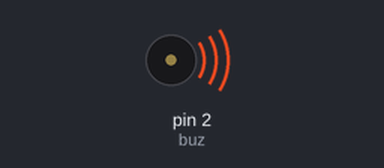
Simulated run of this sketch. Board: Arduino Uno, built with avr-gcc and run on an emulated ATmega328P. Parts: buzzer (waves = sounding). What the sketch prints to the serial monitor is not drawn.

Above: at 0.1 s.
Timing chart, 0 to 40.0 s (numbered marks = the images above):
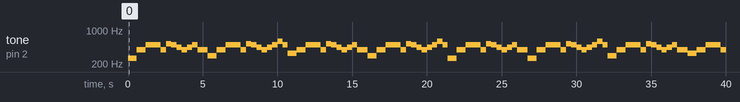

Measured:
- by itself, tone on pin 2 (buz): plays 261 Hz for 0.60 s, 392 Hz for 0.60 s, 493 Hz for 1.0 s, 392 Hz for 0.35 s, 523 Hz for 0.35 s, 493 Hz for 0.35 s … (84 notes in this stretch)

The sketch:

outer_wilds.ino
```cpp
int buz = 2;

void setup() {

  Serial.begin(9600);
  noTone(buz);

}


void loop() {


  Serial.write("Motif 1 \n");
  tone(buz, 261.63, 600); //do(bas)
  delay(600);
  tone(buz, 392, 600); //sol
  delay(600);
  tone(buz, 493.88, 1000); //si
  delay(1000);

  tone(buz, 392, 350); //sol
  delay(350);
  tone(buz, 523.25, 350); //do(haut)
  delay(350);
  tone(buz, 493.88, 350); //si
  delay(350);
  tone(buz, 440, 350); //la
  delay(350);
  tone(buz, 392, 350); //sol
  delay(350);
  tone(buz, 440, 350); //la
  delay(350);
  tone(buz, 493.88, 350); //si
  delay(350);
  tone(buz, 392, 700); //sol
  delay(700);


  Serial.write("Motif 2 \n");
  tone(buz, 293.66, 600); //ré
  delay(600);
  tone(buz, 392, 600); //sol
  delay(600);
  tone(buz, 493.88, 1000); //si
  delay(1000);

  tone(buz, 392, 350); //sol
  delay(350);
  tone(buz, 523.25, 350); //do(haut)
  delay(350);
  tone(buz, 493.88, 350); //si
  delay(350);
  tone(buz, 440, 350); //la
  delay(350);
  tone(buz, 392, 350); //sol
  delay(350);
  tone(buz, 440, 350); //la
  delay(350);
  tone(buz, 493.88, 350); //si
  delay(350);
  tone(buz, 587.33, 350); //ré
  delay(350);
  tone(buz, 493.88, 350); //si
  delay(350);


  Serial.write("Motif 3 \n");
  tone(buz, 329.63, 600); //mi
  delay(600);
  tone(buz, 392, 600); //sol
  delay(600);
  tone(buz, 493.88, 1000); //si
  delay(1000);

  tone(buz, 392, 350); //sol
  delay(350);
  tone(buz, 523.25, 350); //do(haut)
  delay(350);
  tone(buz, 493.88, 350); //si
  delay(350);
  tone(buz, 440, 350); //la
  delay(350);
  tone(buz, 392, 350); //sol
  delay(350);
  tone(buz, 440, 350); //la
  delay(350);
  tone(buz, 493.88, 350); //si
  delay(350);
  tone(buz, 392, 700); //sol
  delay(700);


  Serial.write("Motif 4 \n");
  tone(buz, 293.66, 600); //ré
  delay(600);
  tone(buz, 392, 600); //sol
  delay(600);
  tone(buz, 493.88, 1000); //si
  delay(1000);

  tone(buz, 392, 350); //sol
  delay(350);
  tone(buz, 523.25, 350); //do(haut)
  delay(350);
  tone(buz, 493.88, 350); //si
  delay(350);
  tone(buz, 440, 350); //la
  delay(350);
  tone(buz, 392, 350); //sol
  delay(350);
  tone(buz, 440, 350); //la
  delay(350);
  tone(buz, 493.88, 350); //si
  delay(350);
  tone(buz, 587.33, 350); //ré
  delay(350);
  tone(buz, 493.88, 350); //si
  delay(350);


  Serial.write("Motif 5 \n");
  tone(buz, 261.63, 600); //do(bas)
  delay(600);
  tone(buz, 392, 600); //sol
  delay(600);
  tone(buz, 493.88, 1000); //si
  delay(1000);

  tone(buz, 392, 350); //sol
  delay(350);
  tone(buz, 523.25, 350); //do(haut)
  delay(350);
  tone(buz, 493.88, 350); //si
  delay(350);
  tone(buz, 440, 350); //la
  delay(350);
  tone(buz, 392, 350); //sol
  delay(350);
  tone(buz, 440, 350); //la
  delay(350);
  tone(buz, 493.88, 350); //si
  delay(350);
  tone(buz, 392, 700); //sol
  delay(700);


  Serial.write("Motif 6 \n");
  tone(buz, 261.63, 600); //do(bas)
  delay(600);
  tone(buz, 392, 600); //sol
  delay(600);
  tone(buz, 493.88, 1000); //si
  delay(1000);

  tone(buz, 392, 350); //sol
  delay(350);
  tone(buz, 523.25, 350); //do(haut)
  delay(350);
  tone(buz, 493.88, 350); //si
  delay(350);
  tone(buz, 440, 350); //la
  delay(350);
  tone(buz, 392, 350); //sol
  delay(350);
  tone(buz, 440, 350); //la
  delay(350);
  tone(buz, 493.88, 350); //si
  delay(350);
  tone(buz, 587.33, 350); //ré
  delay(350);
  tone(buz, 493.88, 350); //si
  delay(350);


  Serial.write("Motif 7 \n");
  tone(buz, 293.66, 600); //ré
  delay(600);
  tone(buz, 392, 600); //sol
  delay(600);
  tone(buz, 493.88, 1000); //si
  delay(1000);

  tone(buz, 392, 350); //sol
  delay(350);
  tone(buz, 523.25, 350); //do(haut)
  delay(350);
  tone(buz, 493.88, 350); //si
  delay(350);
  tone(buz, 440, 350); //la
  delay(350);
  tone(buz, 392, 350); //sol
  delay(350);
  tone(buz, 440, 350); //la
  delay(350);
  tone(buz, 493.88, 350); //si
  delay(350);
  tone(buz, 392, 700); //sol
  delay(700);


  Serial.write("Motif 8 \n");
  tone(buz, 329.63, 600); //mi
  delay(600);
  tone(buz, 392, 600); //sol
  delay(600);
  tone(buz, 493.88, 1000); //si
  delay(1000);

  tone(buz, 392, 350); //sol
  delay(350);
  tone(buz, 523.25, 350); //do(haut)
  delay(350);
  tone(buz, 493.88, 350); //si
  delay(350);
  tone(buz, 440, 350); //la
  delay(350);
  tone(buz, 392, 350); //sol
  delay(350);
  tone(buz, 440, 350); //la
  delay(350);
  tone(buz, 493.88, 350); //si
  delay(350);
  tone(buz, 587.33, 350); //ré
  delay(350);
  tone(buz, 493.88, 350); //si
  delay(350);


  Serial.write("Motif 9 \n");
  tone(buz, 293.66, 600); //ré
  delay(600);
  tone(buz, 392, 600); //sol
  delay(600);
  tone(buz, 493.88, 1000); //si
  delay(1000);

  tone(buz, 392, 350); //sol
  delay(350);
  tone(buz, 523.25, 350); //do(haut)
  delay(350);
  tone(buz, 493.88, 350); //si
  delay(350);
  tone(buz, 440, 350); //la
  delay(350);
  tone(buz, 392, 350); //sol
  delay(350);
  tone(buz, 440, 350); //la
  delay(350);
  tone(buz, 493.88, 350); //si
  delay(350);
  tone(buz, 392, 700); //sol
  delay(700);


  Serial.write("Motif 10 \n");
  tone(buz, 261.63, 600); //do(bas)
  delay(600);
  tone(buz, 392, 600); //sol
  delay(600);
  tone(buz, 493.88, 1000); //si
  delay(1000);

  tone(buz, 392, 350); //sol
  delay(350);
  tone(buz, 523.25, 350); //do(haut)
  delay(350);
  tone(buz, 493.88, 350); //si
  delay(350);
  tone(buz, 440, 350); //la
  delay(350);
  tone(buz, 392, 350); //sol
  delay(350);
  tone(buz, 440, 350); //la
  delay(350);
  tone(buz, 493.88, 350); //si
  delay(350);
  tone(buz, 587.33, 350); //ré
  delay(350);
  tone(buz, 493.88, 350); //si
  delay(350);

}
```
